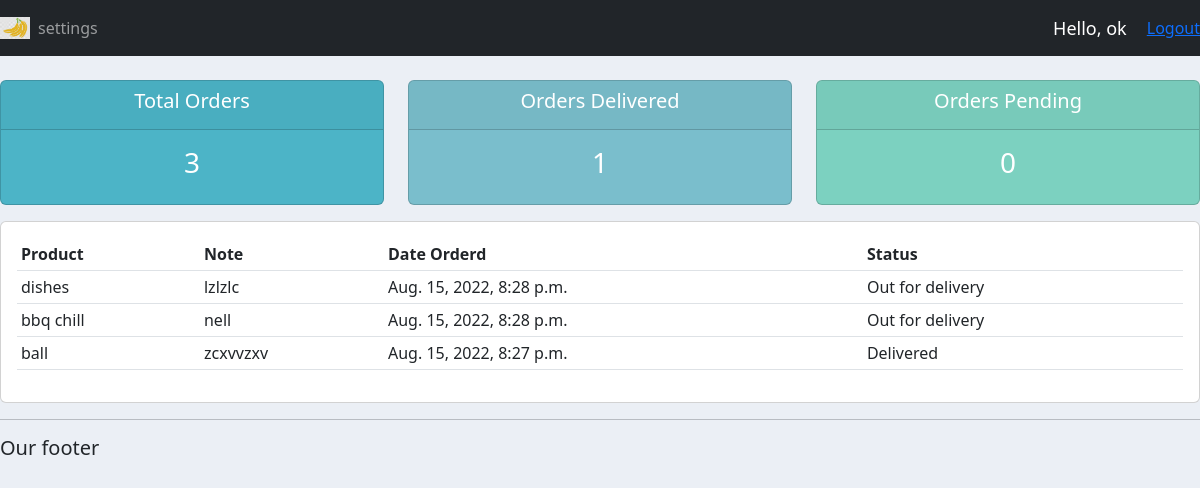
Screenshot of /user/ (signed in) with the database file from the repository.
### accounts/models.py (models this page shows, shortened)
class Order(models.Model):
	STATUS=(
		('Pending','Pending'),
		('Out for delivery', 'Out for delivery'),
		('Delivered','Delivered'),
		)
	customer=models.ForeignKey(Customer, null=True, on_delete=models.SET_NULL)
	product=models.ForeignKey(Product, null=True, on_delete=models.SET_NULL)
	date_created=models.DateTimeField(default=now, null=True)
	status=models.CharField(max_length=200, null=True, choices=STATUS)
	note=models.CharField(max_length=200, null=True)

class Product(models.Model):
	CATEGORY=(
		('Indoor','Indoor'),
		('Outdoor','Outdoor'),
		)
	name=models.CharField(max_length=200, null=True)
	price=models.FloatField(null=True)
	category=models.CharField(max_length=200, null=True, choices=CATEGORY)
	description=models.CharField(max_length=200, null=True, blank=True)
	date_created=models.DateTimeField(default=now,null=True)
	tags=models.ManyToManyField(Tag)
	def __str__(self):
		return self.name

### accounts/decorators.py (the view)
		def wrapper_func(request, *args, **kwargs):
			group = None
			if request.user.groups.exists():
				group = request.user.groups.all()[0].name
			if group in allowed_roles:
				return view_func(request, *args, **kwargs)
			else:
				return HttpResponse('You are not authorized')

### accounts/views.py (called while the page is built)
@login_required(login_url='login')
@allowed_users(allowed_roles=['customer'])
def userPage(request):
    orders=request.user.customer.order_set.all()
    total_orders=orders.count()
    delivered=orders.filter(status='Delivered').count()
    pending=orders.filter(status='Pending').count()
    context ={'orders':orders,'total_orders':total_orders,'delivered':delivered,'pending':pending}
    return render(request,'accounts/user.html', context)

### accounts/templates/accounts/user.html
{%  extends 'accounts/main.html' %}
{% block content %}
{%  include 'accounts/status.html' %}
<div class="row">
	<div class="col-md">
		<div class="card card-body">
			<table class="table table-sm">
				<tr>
					<th>Product</th>
					<th>Note</th>
					<th>Date Orderd</th>
					<th>Status</th>
				</tr>
				{% for order in orders %}
				<tr>
					<td>{{order.product}}</td>
					<td>{{order.note}}</td>
					<td>{{order.date_created}}</td>
					<td>{{order.status}}</td>
				</tr>
				{% endfor %}
			</table>
		</div>
	</div>
</div>
{% endblock content %}

### accounts/templates/accounts/navbar.html (shortened to what this page needs)
{% load static %}
<nav class="navbar navbar-expand-lg navbar-dark bg-dark">
 <img width="30px" src="{% static '/images/logo.png' %}">
  <div class="collapse navbar-collapse" id="navbarNav">
    <ul class="navbar-nav">
      {% if request.user.is_staff %}
      <li class="nav-item active">
        <a class="nav-link" href="{% url 'home' %}">Dashboard</a>
      </li>
      <li class="nav-item">
        <a class="nav-link" href="{% url 'products' %}">Products</a>
      </li>
      {% else %}
      <li class="nav-item">
        <a class="nav-link" href="{% url 'account' %}">settings</a>
      {% endif %}
    </ul>
  </div>
  <span class="hello-msg">Hello, {{request.user}}</span>
  <span><a href="{% url 'logout' %}">Logout</a></span>
</nav>

### static/css/main.css (style rules this page uses)
body { background-color: #ebeff5; }

### accounts/templates/accounts/navbar.html (style rules this page uses)
.hello-msg { font-size: 18px; color: #fff; margin-right: 20px; }

### rows the page displays
Order: product "dishes", note "lzlzlc", date_created "Aug. 15, 2022, 8:28 p.m.", status "Out for delivery"
Order: product "bbq chill", note "nell", date_created "Aug. 15, 2022, 8:28 p.m.", status "Out for delivery"
Order: product "ball", note "zcxvvzxv", date_created "Aug. 15, 2022, 8:27 p.m.", status "Delivered"

### other values shown
{{ request.user }} "ok"
{{ total_orders }} "3"
{{ delivered }} "1"
{{ pending }} "0"
